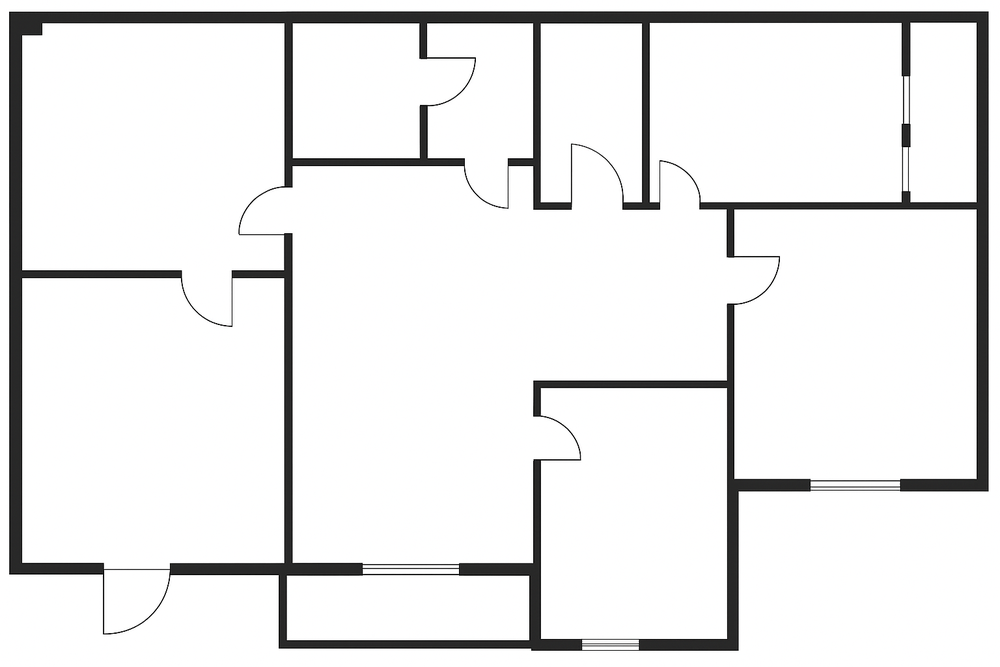
#> input picture floorplan1.png, 1000 x 667 px, shrunk from 1536 x 1024 before the run, found by its file name
$ python Maze.py 1.0 1.0 1.0 1.0
#> lines starting #> are read from the running program, lines starting #| are printed output that depends on the picture; after the words box and inside, x2 and y2 are one past the last pixel; in counts of white or black regions, pixels touching at a corner belong together
import sys
import cv2
import numpy as np
import matplotlib.pyplot as plt
from heapq import heappush, heappop
import os


# --------------------------
# Octile heuristic (8 directional)
# --------------------------
def heuristic(a, b):
    dx = abs(a[0] - b[0])
    dy = abs(a[1] - b[1])
    return max(dx, dy) + 0.414 * min(dx, dy)


# --------------------------
# A* with turn penalty
# --------------------------
def astar(grid, start, goal):
    h, w = grid.shape
    open_set = []
    heappush(open_set, (heuristic(start, goal), 0, start, None))
    came_from = {}
    g_score = {start: 0}

    directions = [(-1, 0), (1, 0), (0, -1), (0, 1),
                  (-1, -1), (-1, 1), (1, -1), (1, 1)]

    while open_set:
        _, cost, current, prev_dir = heappop(open_set)

        if current == goal:
            path = []
            while current in came_from:
                path.append(current)
                current = came_from[current]
            path.append(start)
            return path[::-1]

        for dy, dx in directions:
            ny, nx = current[0] + dy, current[1] + dx
            if not (0 <= ny < h and 0 <= nx < w):
                continue
            if grid[ny, nx] == 0:
                continue

            move_cost = 1.414 if dy != 0 and dx != 0 else 1
            if prev_dir and prev_dir != (dy, dx):
                move_cost += 0.2

            new_cost = cost + move_cost
            neighbor = (ny, nx)

            if neighbor not in g_score or new_cost < g_score[neighbor]:
                g_score[neighbor] = new_cost
                priority = new_cost + heuristic(neighbor, goal)
                heappush(open_set, (priority, new_cost, neighbor, (dy, dx)))
                came_from[neighbor] = current

    return None


# --------------------------
# Post smoothing (less aggressive)
# --------------------------
def smooth_path(path, grid):
    smoothed = [path[0]]
    last = path[0]
    for i in range(1, len(path)):
        if not has_line_of_sight(grid, last, path[i]):
            smoothed.append(path[i - 1])
            last = path[i - 1]
    smoothed.append(path[-1])
    return smoothed


# --------------------------
# Bresenham line-of-sight
# --------------------------
def has_line_of_sight(grid, a, b):
    y0, x0 = a
    y1, x1 = b
    dy = abs(y1 - y0)
    dx = abs(x1 - x0)
    sy = 1 if y1 > y0 else -1
    sx = 1 if x1 > x0 else -1
    err = dx - dy
    while True:
        if grid[y0, x0] == 0:
            return False
        if (y0, x0) == (y1, x1):
            break
        e2 = 2 * err
        if e2 > -dy:
            err -= dy
            x0 += sx
        if e2 < dx:
            err += dx
            y0 += sy
    return True


# --------------------------
# Generate path map
# --------------------------
def generate_map(start, goal):
#> called with start = (1, 1), goal = (1, 1)
    img = cv2.imread('static/floorplan1.png', cv2.IMREAD_GRAYSCALE)
#> img: shape (667, 1000); min 0, max 255, mean 235.3
    if img is None:
        raise FileNotFoundError("Could not find 'static/floorplan1.png'.")

    h, w = img.shape
#> h = 667; w = 1000
    print(f"Image size: width={w}, height={h}")
#| Image size: width=1000, height=667

    _, binary = cv2.threshold(img, 128, 255, cv2.THRESH_BINARY)
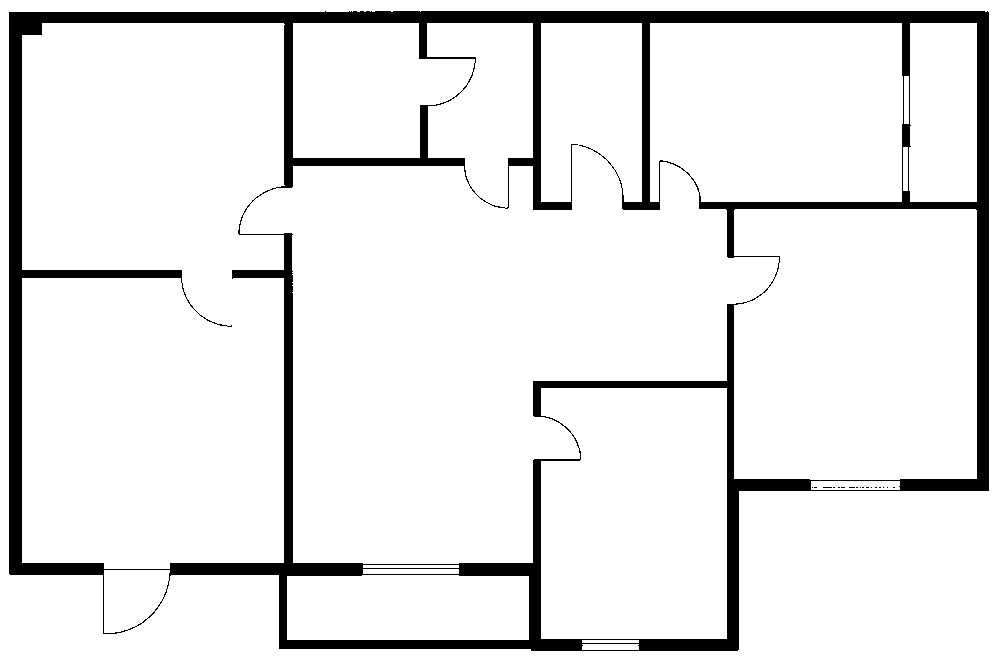
#> binary: shape (667, 1000); 91.2% white; 18 black regions (17 under 20 px), largest, box (x1, y1, x2, y2) and area: (9, 11, 989, 651) 58580
    binary = (binary == 255).astype(np.uint8)

    cell_size = 20
    grid_h, grid_w = h // cell_size, w // cell_size
#> grid_h = 33; grid_w = 50
    grid = np.zeros((grid_h, grid_w), dtype=np.uint8)

    for y in range(grid_h):
        for x in range(grid_w):
            cell = binary[y*cell_size:(y+1)*cell_size, x*cell_size:(x+1)*cell_size]
            grid[y, x] = 1 if np.count_nonzero(cell) > 0.8 * (cell_size**2) else 0
#> cell: shape (20, 20); every value is 1
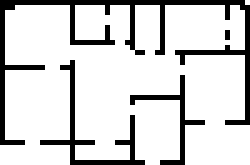
#> grid: shape (33, 50) (shown 5 times larger); values 0 (black) and 1 (white), 82.9% white; black in thin lines or dots

    start = np.clip(start, 0.0, 1.0)
    goal = np.clip(goal, 0.0, 1.0)
    start_px = (start[0] * w, start[1] * h)
#> start_px = (1000, 667)
    goal_px = (goal[0] * w, goal[1] * h)
#> goal_px = (1000, 667)
    start_grid = (int(start_px[1] // cell_size), int(start_px[0] // cell_size))
#> start_grid = (33, 50)
    goal_grid = (int(goal_px[1] // cell_size), int(goal_px[0] // cell_size))
#> goal_grid = (33, 50)

    print(f"Grid start: {start_grid}, goal: {goal_grid}")
#| Grid start: (33, 50), goal: (33, 50)

    path = astar(grid, start_grid, goal_grid)
#> path = [(33, 50)]
    if not path:
        raise ValueError("❌ No path found")

    # Less aggressive smoothing
    smoothed = smooth_path(path, grid)
#> in smooth_path, `last = path[0]`: last = (33, 50)
#> smoothed = [(33, 50), (33, 50)]

    color = cv2.cvtColor(img, cv2.COLOR_GRAY2BGR)

    # Draw thick continuous path segments instead of isolated blocks
    for i in range(1, len(smoothed)):
        y1, x1 = smoothed[i-1]
        y2, x2 = smoothed[i]
        p1 = (int(x1*cell_size + cell_size/2), int(y1*cell_size + cell_size/2))
        p2 = (int(x2*cell_size + cell_size/2), int(y2*cell_size + cell_size/2))
        cv2.line(color, p1, p2, (0, 0, 255), 5)
#> this loop made 1 pass
#> (y1, x1, y2, x2, p2) on pass 1: (33, 50, 33, 50, (1010, 670))

    start_c = (start_grid[1]*cell_size + cell_size//2, start_grid[0]*cell_size + cell_size//2)
#> start_c = (1010, 670)
    goal_c = (goal_grid[1]*cell_size + cell_size//2, goal_grid[0]*cell_size + cell_size//2)
#> goal_c = (1010, 670)
    cv2.circle(color, start_c, 6, (0,255,0), -1)
    cv2.circle(color, goal_c, 6, (255,0,0), -1)

    os.makedirs('static', exist_ok=True)
    output_path = os.path.join('static', 'floorplan2.png')
    plt.figure(figsize=(8,8))
    plt.imshow(cv2.cvtColor(color, cv2.COLOR_BGR2RGB))
    plt.axis('off')
    plt.savefig(output_path, bbox_inches='tight', pad_inches=0)
    plt.close()

    print(f"✅ Path map saved as {output_path}")


if __name__ == "__main__":
    if len(sys.argv) != 5:
        print("Usage: python Maze.py <start_x> <start_y> <goal_x> <goal_y>")
        sys.exit(1)

    start = (float(sys.argv[1]), float(sys.argv[2]))
    goal = (float(sys.argv[3]), float(sys.argv[4]))
    print(f"Running pathfinding from {start} → {goal}")
    generate_map(start, goal)
